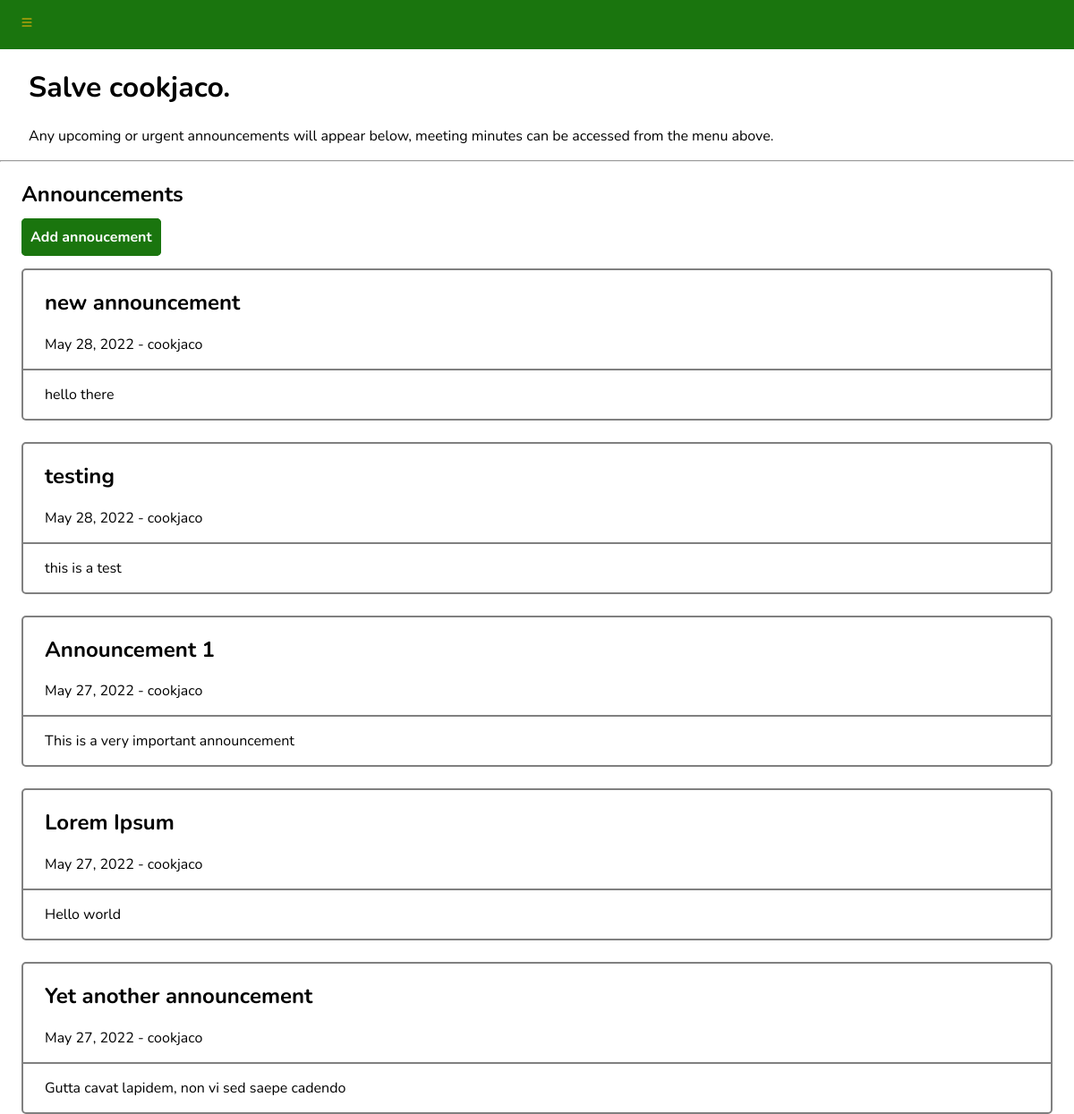
Before: /student_portal/ (signed in) with the older database file.
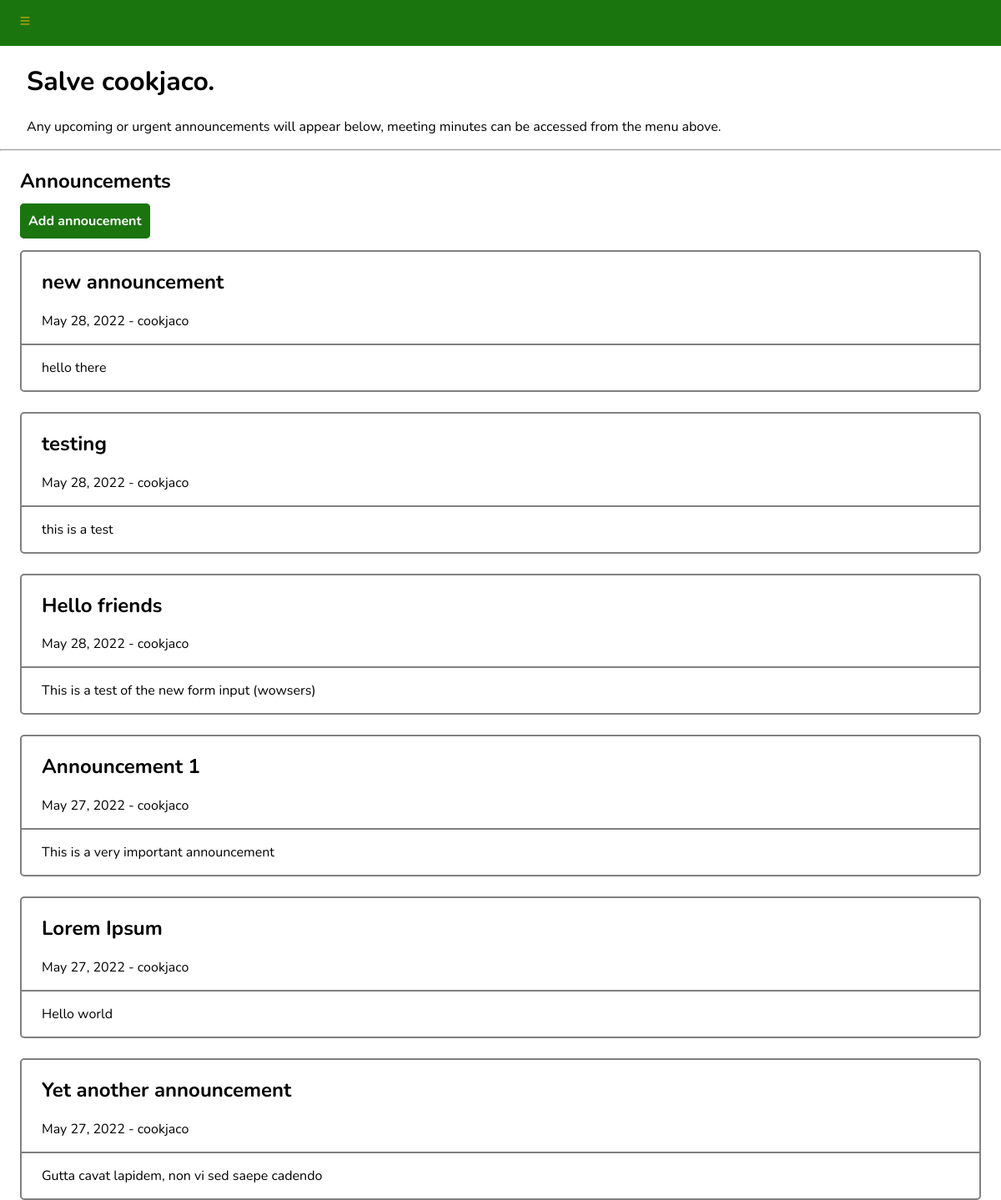
After: the same page with the newer database file.
### student_portal/models.py (models this page shows)
class Announcement(models.Model):
  title = models.CharField(max_length=200)
  date = models.DateField(default=timezone.now)
  contents = models.CharField(max_length=2000)
  sender = models.ForeignKey(User, on_delete=models.CASCADE)
  class Meta:
    ordering = ["-date"]

### student_portal/views.py (the view)
# urls.py: path("", views.dashboard, name="dashboard"),
@login_required
def dashboard(request):
  announcements = Announcement.objects.all()
  return render(request, "student_portal/dashboard.html", {"announcements": announcements})

### student_portal/templates/student_portal/dashboard.html (shortened to what this page needs)
{% extends 'base_2.html' %}
{% block content %}
<div class="flex-container">
  <div id="navbar">
    <div id="sidebar">
      <button onclick="expandNav()" id="menu-toggle">
      </button>
    </div>
  </div>
</div>
<div class="main-content">
    <h1>Salve {{request.user}}.</h1>
    <p>Any upcoming or urgent announcements will appear below, meeting minutes can be accessed from the menu above.</p>
  </div>
<hr>
<div class="announcements-block">
  <h2>Announcements</h2>
  {% if perms.student_portal.add_announcement %}
  <h4>
    <a id="link-btn" href="{% url 'student_portal:new_announcement' %}">Add annoucement</a>
  </h4>
  {% endif %}
  {% if not announcements %}
  <p>Any announcements will show up here</p>
  {% else %}
  {% for announcement in announcements %}
  <div class="announcement">
    <div class="announcement-header">
      <h2>{{announcement.title}}</h2>
      <p>{{announcement.date}} - {{announcement.sender}}</p>
    </div>
    <div class="announcement-body">
      <p>{{announcement.contents}}</p>
    </div>
  </div>
  {% endfor %}
  {% endif %}
</div>
{% endblock %}

Changed rows visible on the page:
added Announcement: title "Hello friends", date "May 28, 2022", sender "cookjaco", contents "This is a test of the new form input (wowsers)"
